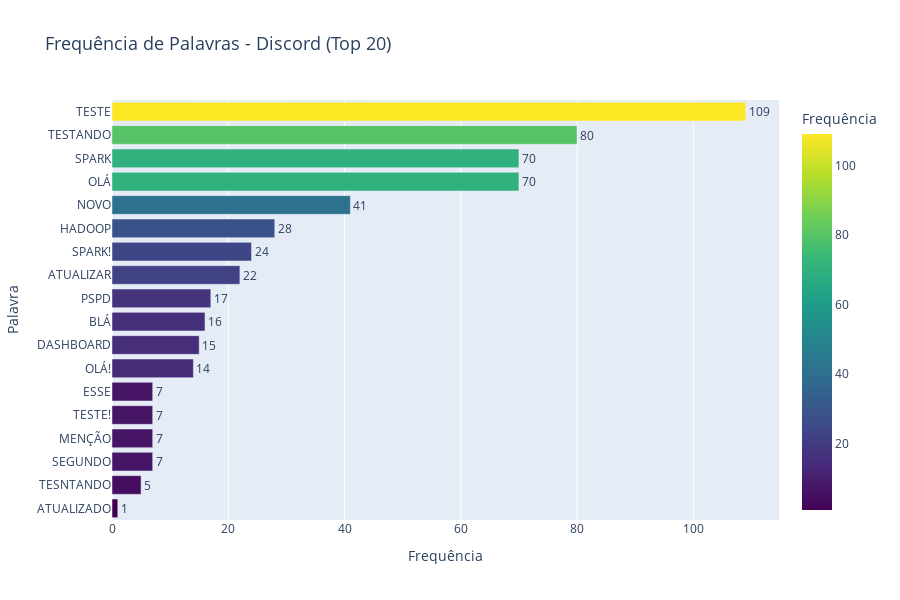

This figure's notebook cell:
### Markdown cell above
### 7.2 Iniciar Dashboard

### Code cell
from IPython.display import clear_output

def start_dashboard(duration_seconds, min_update_interval):
    """
    Inicia dashboard em tempo real consumindo dados do Kafka

    Args:
        duration_seconds: Tempo que dashboard ficará ativo e atualizando
        min_update_interval: Intervalo mínimo entre atualizações
    """
    print("Iniciando dashboard")

    # Verificar se Kafka está acessível
    try:
        test_consumer = KafkaConsumer(
            bootstrap_servers=KAFKA_HOST,
            consumer_timeout_ms=1000
        )
        test_consumer.close()
        print("Kafka está acessível!")
    except Exception as e:
        print(f"ERRO: Kafka não está acessível!")
        print(f"   Detalhes: {e}")
        print("\nSolução: Execute a seção 2.4 para iniciar o Kafka")
        return

    # Verificar se bot está rodando
    if not bot_running:
        print("AVISO: Bot Discord não está rodando!")
        print("O dashboard mostrará apenas dados históricos.")
        print("Execute a seção 7.0.1 para iniciar o bot.\n")
    else:
        print(f"Bot Discord ativo! ({discord_bot_instance.message_count} mensagens capturadas)\n")

    # Criar e executar dashboard
    try:
        dashboard = RealTimeDashboard(
            kafka_host=KAFKA_HOST,
            topic=KAFKA_TOPIC_OUT
        )
        print("Dashboard criado!\n")

        # Executar dashboard
        dashboard.update_dashboard(
            duration_seconds=duration_seconds,
            min_update_interval=min_update_interval
        )

        print(f"\nDashboard finalizado! {len(dashboard.word_counts)} palavras únicas coletadas")
        return dashboard.word_counts

    except KeyboardInterrupt:
        print("\nDashboard interrompido pelo usuário")
    except Exception as e:
        print(f"\nErro ao executar dashboard: {e}")
        print("\nVerifique se:")
        print("   1. Spark Streaming está rodando (seção 5.5)")
        print("   2. Tópicos Kafka foram criados (seção 2.5)")

# EXECUTAR DASHBOARD
results = start_dashboard(
    duration_seconds=600,     # 10 minutos
    min_update_interval=0.1     # Verifica novos dados a cada 0.1 segundos
)

### Figure 1 — Plotly figure (JSON) as saved in the notebook; plotly's stock layout.template omitted (floating-point values rounded to 4 significant figures)
{"data": [{"hovertemplate": "Frequência=%{marker.color}<br>Palavra=%{y}<extra></extra>", "legendgroup": "", "marker": {"color": [109, 80, 70, 70, 41, 28, 24, 22, 17, 16, 15, 14, 7, 7, 7, 7, 5, 1], "coloraxis": "coloraxis", "pattern": {"shape": ""}}, "name": "", "orientation": "h", "showlegend": false, "text": [109.0, 80.0, 70.0, 70.0, 41.0, 28.0, 24.0, 22.0, 17.0, 16.0, 15.0, 14.0, 7.0, 7.0, 7.0, 7.0, 5.0, 1.0], "textposition": "outside", "texttemplate": "%{text}", "type": "bar", "x": [109, 80, 70, 70, 41, 28, 24, 22, 17, 16, 15, 14, 7, 7, 7, 7, 5, 1], "xaxis": "x", "y": ["TESTE", "TESTANDO", "OLÁ", "SPARK", "NOVO", "HADOOP", "SPARK!", "ATUALIZAR", "PSPD", "BLÁ", "DASHBOARD", "OLÁ!", "SEGUNDO", "MENÇÃO", "TESTE!", "ESSE", "TESNTANDO", "ATUALIZADO"], "yaxis": "y"}], "layout": {"barmode": "relative", "coloraxis": {"colorbar": {"title": {"text": "Frequência"}}, "colorscale": [[0, "#440154"], [0.1111, "#482878"], [0.2222, "#3e4989"], [0.3333, "#31688e"], [0.4444, "#26828e"], [0.5556, "#1f9e89"], [0.6667, "#35b779"], [0.7778, "#6ece58"], [0.8889, "#b5de2b"], [1, "#fde725"]]}, "height": 600, "legend": {"tracegroupgap": 0}, "showlegend": false, "title": {"font": {"size": 18}, "text": "Frequência de Palavras - Discord (Top 20)"}, "xaxis": {"anchor": "y", "domain": [0, 1], "title": {"text": "Frequência"}}, "yaxis": {"anchor": "x", "categoryorder": "total ascending", "domain": [0, 1], "title": {"text": "Palavra"}}}}
